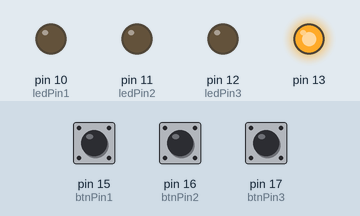
A sketch run on a simulated Arduino Uno, built with avr-gcc and run on an emulated ATmega328P. On the bench: output pins drawn as LEDs (lit = HIGH). The inputs (shaded band) are chosen by the test bench; at power-on: pin 15 (btnPin1) LOW, pin 16 (btnPin2) LOW, pin 17 (btnPin3) LOW.

Above: at 1.2 s.
1.3 s: pin 15 (btnPin1) pulled HIGH for 0.15 s
At 1.4 s:
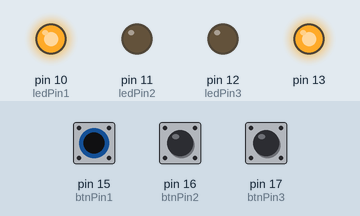
3.0 s: pin 16 (btnPin2) pulled HIGH for 0.15 s
At 3.1 s:
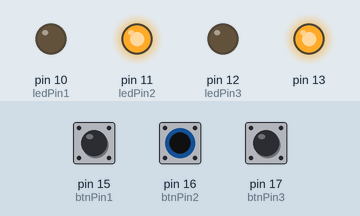
4.7 s: pin 17 (btnPin3) pulled HIGH for 0.15 s
At 4.8 s:
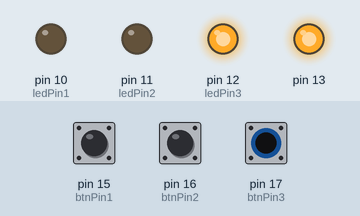
6.4 s: pin 17 (btnPin3) pulled HIGH for 3.2 s
At 10.5 s:
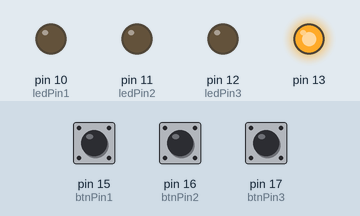
11.1 s: pin 15 (btnPin1) pulled HIGH for 3.2 s
At 11.7 s:
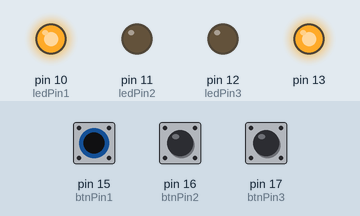
15.8 s: pin 15 (btnPin1) driven HIGH and pin 16 (btnPin2) driven HIGH
At 16.5 s:
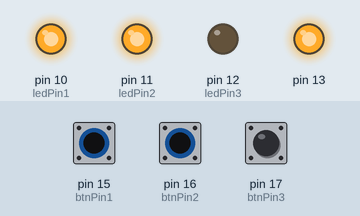
Timing chart, 0 to 18.3 s (numbered marks = the images above; inputs shaded):
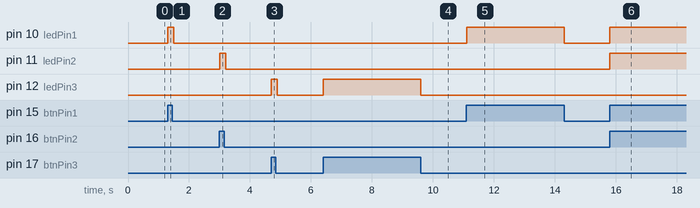

The sketch:

Button.ino
```cpp
int ledPin1 = 10;                // світлодіод 1
int ledPin2 = 11;                // світлодіод 2
int ledPin3 = 12;                // світлодіод 3
int btnPin1 = 15;                // кнопка 1      //кнопки підключенні до цифрових портів 15-17
int btnPin2 = 16;                // кнопка 2      //
int btnPin3 = 17;                // кнопка 3      //
int val1=0;
int val2=0;
int val3=0;

void setup()
{
  pinMode(ledPin1, OUTPUT);      // вихід світлодіода
  pinMode(btnPin1, INPUT);       // вихід кнопки
  pinMode(ledPin2, OUTPUT);      // вихід світлодіода
  pinMode(btnPin2, INPUT);       // вихід кнопки
  pinMode(ledPin3, OUTPUT);      // вихід світлодіода
  pinMode(btnPin3, INPUT);       // вихід кнопки
  pinMode(13,OUTPUT);
  digitalWrite (13,HIGH);

}

void loop()
{
  val1 = digitalRead(btnPin1);    // взнаєм стан кнопки
  val2 = digitalRead(btnPin2);    // взнаєм стан кнопки
  val3 = digitalRead(btnPin3);    // взнаєм стан кнопки
  if(val1==HIGH)                 // кнопка натиснута
  {
    digitalWrite(ledPin1, HIGH); // вмикаємо світлодіод
  }
  else                          // кнопка не натиснута
  {
    digitalWrite(ledPin1, LOW);  // вимикаємо світлодіод
  }

  if(val2==HIGH)                 // кнопка натиснута
  {
    digitalWrite(ledPin2, HIGH); // вмикаємо світлодіод
  }
  else                          // кнопка не натиснута
  {
    digitalWrite(ledPin2, LOW);  // вимикаємо світлодіод
  }

  if(val3==HIGH)                 // кнопка натиснута
  {
    digitalWrite(ledPin3, HIGH); // вмикаємо світлодіод
  }
  else                          // кнопка не натиснута
  {
    digitalWrite(ledPin3, LOW);  // вимикаємо світлодіод
  }
  delay(100);
}
```

Measured:
- after the input at 1.3 s, pin 10 (ledPin1): LOW → HIGH at once, → LOW 0.20 s later
- after the input at 3.0 s, pin 11 (ledPin2): LOW → HIGH at once, → LOW 0.20 s later
- after the input at 4.7 s, pin 12 (ledPin3): LOW → HIGH at once, → LOW 0.20 s later
- after the input at 6.4 s, pin 12 (ledPin3): LOW → HIGH at once, → LOW 3.2 s later
- after the input at 11.1 s, pin 10 (ledPin1): LOW → HIGH at once, → LOW 3.2 s later
- after the input at 15.8 s, pin 10 (ledPin1), pin 11 (ledPin2): LOW → HIGH at once
